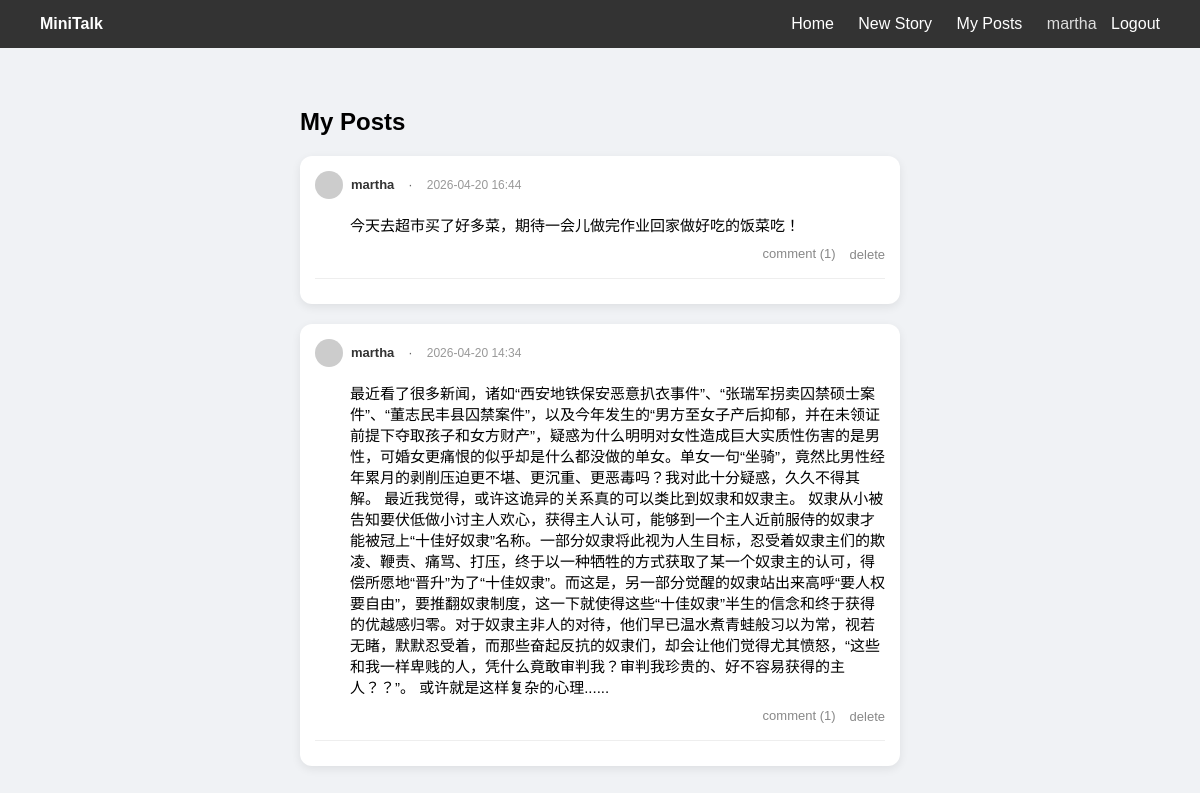
Page /post/ (signed in) on the earlier database version.
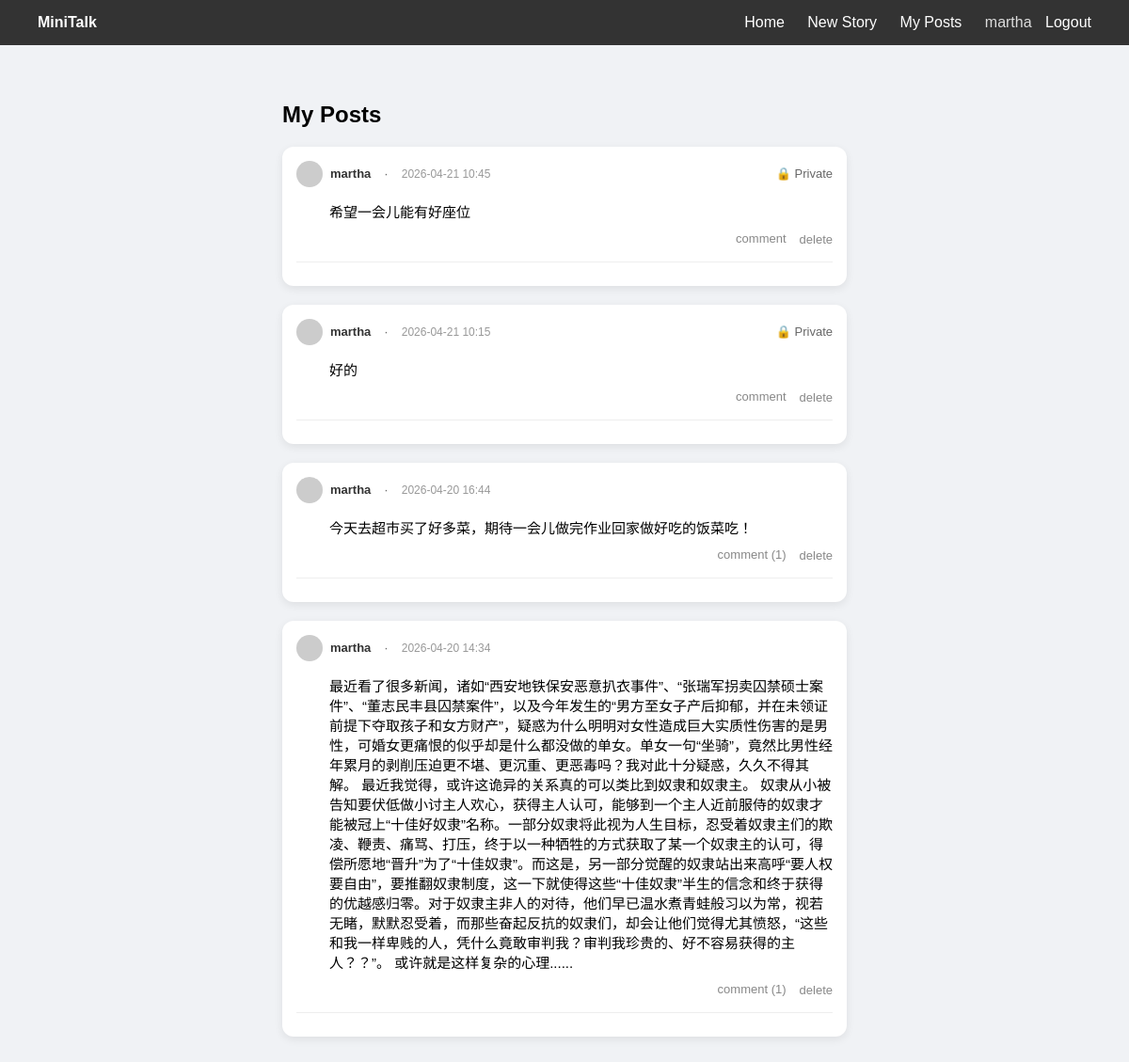
Same page on the later database version.
### mtapp/models.py (models this page shows)
class Post(models.Model):
    user = models.ForeignKey(User, on_delete=models.CASCADE, null=True, blank=True)
    content = models.TextField()
    created_at = models.DateTimeField(auto_now_add=True)
    is_public = models.BooleanField(default=True)

### mtapp/views.py (the view)
# urls.py: path("post/", views.post, name="post"),
@login_required
def post(request):
    posts = Post.objects.filter(user = request.user).order_by('-created_at')
    return render(request, "post.html", {"posts":posts, "mode": "mine"})

### mtapp/templates/post.html (shortened to what this page needs)
<!DOCTYPE html>
<html lang="en">
<head>
</head>
<body>
    <div class="navbar">
        <div>
            <a href="{% url 'home' %}" style="color: white; text-decoration: none;">
                <strong>MiniTalk</strong>
            </a>
        </div>
        <div class="nav-links">
            <a href="{% url 'public_post' %}">Home</a>
            <a href="{% url 'create_post' %}">New Story</a>
            <a href="{% url 'post' %}">My Posts</a>
            {% if request.user.is_authenticated %}
                <span style="margin-left: 20px; color: #ddd;">
                    {{ request.user.username }}
                </span>
                <a href="{% url 'logout' %}" style="margin-left: 10px;">Logout</a>
            {% else %}
                <a href="{% url 'login' %}" style="margin-left: 20px;">Login</a>
            {% endif %}
        </div>
    </div>
    <div class="container">
        <h2>
            {% if mode == "mine" %}
                My Posts
            {% else %}
                All Posts
            {% endif %}
        </h2>
        {% for post in posts %}
            <div class="post">
                <div class="post-header" style="display:flex; align-items:center;">
                    <div style="display:flex; align-items:center; gap:8px;">
                        <div class="avatar"></div>
                        <span class="username">{{ post.user.username }}</span>
                        <span class="dot">·</span>
                        <span class="time">
                            {{ post.created_at|date:"Y-m-d H:i" }}
                        </span>
                    </div>
                    {% if mode == "mine" and not post.is_public %}
                            🔒 Private
                    {% endif %}
                </div>
                <p class="content">
                    {{ post.content }}
                </p>
                <div class="post-footer">
                    <div class="post-actions">
                        <button type="button" class="comment-toggle" onclick="toggleComments({{ post.id }})">
                            comment{% if post.comments.count > 0 %} ({{ post.comments.count }}){% endif %}
                        </button>
                        {% if post.user == request.user %}
                            <form method="post" action="{% url 'delete_post' post.id %}">
                                <button type="submit" class="delete-btn">delete</button>
                            </form>
                        {% endif%}
                    </div>
                </div>
                <div class="comments">
                </div>
            </div>
        {% empty %}
            <p>No posts yet...</p>
        {% endfor %}
    </div>
</body>
</html>

### mtapp/templates/post.html (style rules this page uses)
body { margin: 0; font-family: Arial, sans-serif; background-color: #f0f2f5; }
.navbar { background-color: #333; color: white; padding: 15px 40px; display: flex; justify-content: space-between; align-items: center; }
.nav-links a { color: white; text-decoration: none; margin-left: 20px; font-size: 16px; }
.container { width: 600px; margin: 60px auto; }
.post { background: white; padding: 15px; border-radius: 12px; margin-bottom: 20px; box-shadow: 0 3px 10px rgba(0,0,0,0.08); }
.content { margin: 0; font-size: 15px; margin-left: 35px; }
.post-footer { display: flex; justify-content: space-between; align-items: center; margin-top: 10px; }
.post-header { font-size: 13px; color: #666; margin-bottom: 15px; }
.username { font-weight: bold; color: #333; }
.dot { margin: 0 6px; }
.time { font-size: 12px; color: #999; }
.post-actions { display: flex; align-items: center; gap: 14px; margin-left: auto; }
.delete-btn { background: none; border: none; color: #888; font-size: 13px; cursor: pointer; padding: 0; }
.comment-toggle { background: none; border: none; color: #888; font-size: 13px; cursor: pointer; padding: 0; }
.comments { margin-top: 15px; padding-top: 10px; border-top: 1px solid #eee; }
.avatar { width: 28px; height: 28px; border-radius: 50%; background: #ccc; }

Differences in the rows shown:
added Post: user.username "martha", created_at "2026-04-21 10:45", is_public "🔒 Private", content "希望一会儿能有好座位", shows "delete"
added Post: user.username "martha", created_at "2026-04-21 10:15", is_public "🔒 Private", content "好的", shows "delete"
